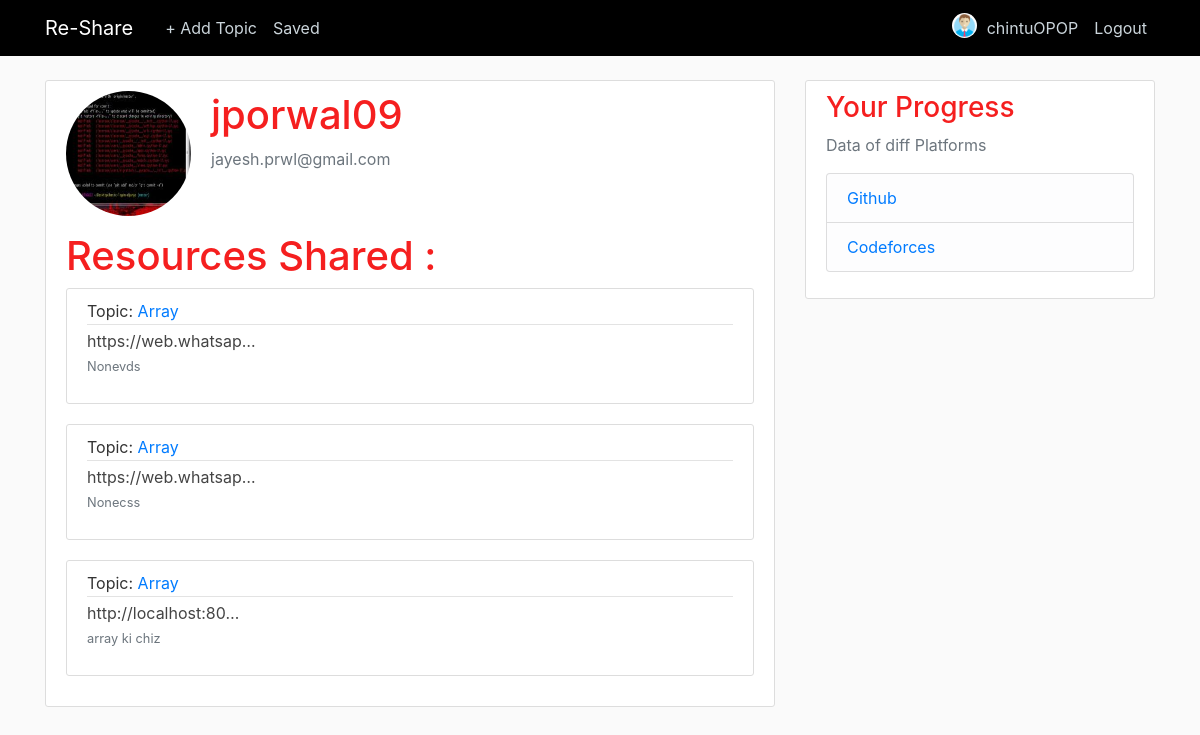
The app's page /1/user/ (signed in) with its own data.
### users/models.py (models this page shows, shortened)
class Profile(models.Model):
	user = models.OneToOneField(User, on_delete= models.CASCADE)
	image = models.ImageField(default = 'default.png', upload_to = 'profile_pics')

### resource/models.py (models this page shows, shortened)
class Material(models.Model):
	url = models.URLField(null = False)
	topic = models.ForeignKey(Topic,on_delete = models.CASCADE)
	desc =  models.TextField(max_length=500,default = 'None')
	created = models.DateTimeField('date created',default = timezone.now)
	last_updated = models.DateTimeField('last updated',default = timezone.now)
	user = models.ForeignKey(User,on_delete = models.PROTECT)
	likes = models.ManyToManyField(User, related_name = 'Material_op')
	fav = models.ManyToManyField(User,related_name='favorite')

class Topic(models.Model):
	name = models.CharField(max_length=500,null=False,blank=False)
	created = models.DateTimeField('date created', default = timezone.now)
	last_updated = models.DateTimeField('last updated', default = timezone.now)
	user =  models.ForeignKey(User,on_delete=models.PROTECT)
	def __str__(self):
		return self.name

### users/views.py (the view)
# urls.py: path('<int:user_id>/user/', user_views.diffprofile , name = 'userop'),
@login_required
def diffprofile(request,user_id):
    id = request.user.id
    print(id)
    if id==user_id:
       return redirect('profile')
    else:
        ogi = user_id
        if user_id != 1:
            user_id=user_id-11
        pro = get_object_or_404(Profile,pk=user_id)
        user = get_object_or_404(User, pk = ogi)
        op = Material.objects.filter(user= user).order_by('-created')
        return render(request, 'users/newpp.html',{'used':pro , 'Material':op})

### users/templates/users/newpp.html
{% extends "users/home.html" %}
{% load crispy_forms_tags %}
{% block content %}
    <div class="content-section">
      <div class="media">
        <img class="rounded-circle account-img" src="{{ used.user.profile.image.url }}">
        <div class="media-body">
          <h2 class="account-heading">{{ used.user.username }}</h2>
          <p class="text-secondary">{{ used.user.email }}</p>
        </div>
      </div>
       <h1>Resources Shared :</h1>
    {% for material in Material %}
        <article class="media content-section">
          <div class="media-body">
            <div class="article-metadata">Topic:
              <a class="mr-2" href="{% url 'detail' material.topic.id %}">{{ material.topic }}</a>
            </div>
            <a class="article-title" href="{{ material.url }}">{{ material.url | truncatechars:20}}</a>
            <p><small class="text-muted">{{ material.desc }}</small></p>
          </div>
        </article>
    {% endfor %}
    </div>
{% endblock content %}

### users/templates/users/home.html (shortened to what this page needs)
{% load static %}
<!DOCTYPE html>
<html>
<head>
    <link rel="stylesheet" href="https://maxcdn.bootstrapcdn.com/bootstrap/4.0.0/css/bootstrap.min.css">
    <link rel="stylesheet" type="text/css" href="{% static 'users/main.css' %}">
</head>
<body>
	<header class="site-header">
  <nav class="navbar navbar-expand-md navbar-dark bg-steel fixed-top">
    <div class="container">
      <a class="navbar-brand mr-4" href="{% url 'userhome' %}">Re-Share</a>
      <div class="collapse navbar-collapse" id="navbarToggle">
        <div class="navbar-nav mr-auto">
          {% if user.is_authenticated %}
          <a class="nav-item nav-link" href="{% url 'addtopic' %}">+ Add Topic</a>
          <a class="nav-item nav-link" href="{% url 'favourite' %}">Saved</a>
          {% else %}
          <a class="nav-item nav-link" href="#">About</a>
          {% endif %}
        </div>
        <div class="navbar-nav">
          {% if user.is_authenticated %}
          <img class="rounded-circle article-img" src="{{ user.profile.image.url }}">
          <a class="nav-item nav-link" href="{% url 'profile' %}">{{ user.username }}</a>
          <a class="nav-item nav-link" href="{% url 'logout' %}">Logout</a>
          {% else %}
          <a class="nav-item nav-link" href="{% url 'login' %}">Login</a>
          <a class="nav-item nav-link" href="{% url 'register' %}">Register</a>
          {% endif %}
        </div>
      </div>
    </div>
  </nav>
</header>
<main role="main" class="container">
  <div class="row">
    <div class="col-md-8">
      {% block content %}{% endblock %}
    </div>
    <div class="col-md-4">
      <div class="content-section">
        <h3>Your Progress</h3>
        <p class='text-muted'>Data of diff Platforms
          <ul class="list-group">
            <li class="list-group-item list-group-item-light"><a href="/github">Github</a></li>
            <li class="list-group-item list-group-item-light"><a href="/cf">Codeforces</a></li>
          </ul>
        </p>
      </div>
    </div>
  </div>
</main>
</body>
</html>

### users/static/users/main.css (style rules this page uses)
body { background: #fafafa; color: #333333; margin-top: 5rem; }
h1, h2, h3, h4, h5, h6 { color: #f51f1f; }
ul { margin: 0; }
.bg-steel { background-color: #000000; }
.site-header .navbar-nav .nav-link { color: #cbd5db; }
.content-section { background: #ffffff; padding: 10px 20px; border: 1px solid #dddddd; border-radius: 3px; margin-bottom: 20px; }
.article-title { color: #444444; }
.article-img { height: 25px; width: 25px; margin-top: 5px; margin-right: 2px; }
.article-metadata { padding-bottom: 1px; margin-bottom: 4px; border-bottom: 1px solid #e3e3e3 }
.account-img { height: 125px; width: 125px; margin-right: 20px; margin-bottom: 16px; }
.account-heading { font-size: 2.5rem; }

### records on screen
Profile: user.profile.image (picture), user.username "jporwal09", user.email "jayesh.prwl@gmail.com"
Material: topic "Array", url "https://web.whatsap…", desc "Nonevds"
Material: topic "Array", url "https://web.whatsap…", desc "Nonecss"
Material: topic "Array", url "http://localhost:80…", desc "array ki chiz"

### other values on screen
{{ user.username }} "chintuOPOP"
